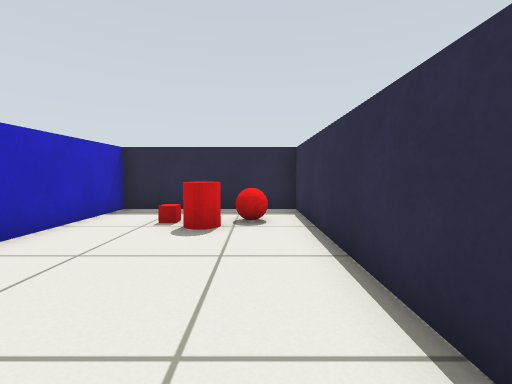
view 1 (above)

12 first-person views from a walk through a Gazebo world. The camera is 0.57 m above the floor, tilts 4° down and sees 90° across. The floor is counted in squares, 0.5 m on a side. Each view is taken from the middle of a square. On the plan, view 1 faces up. The plan holds only what a view shows up to about 12 squares ahead; the rest is blank.

view 2
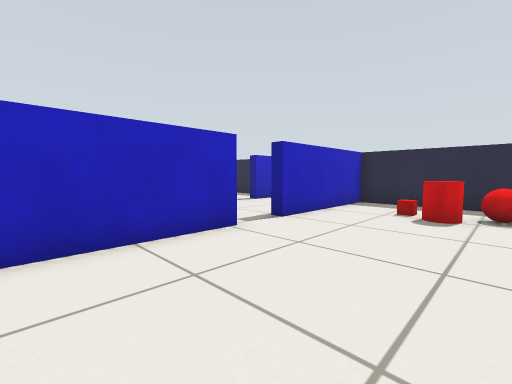

view 3
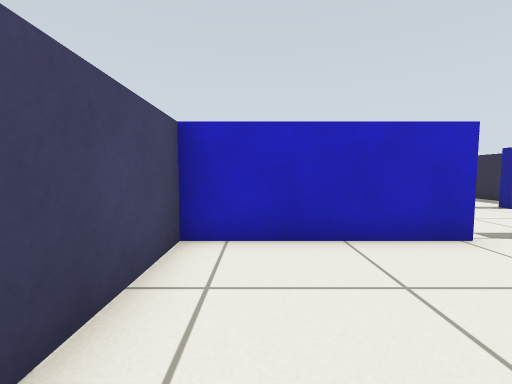

view 4
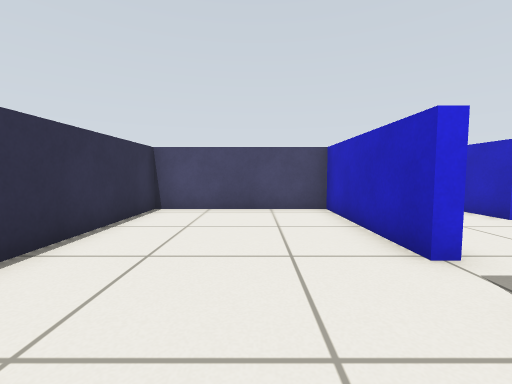

view 5
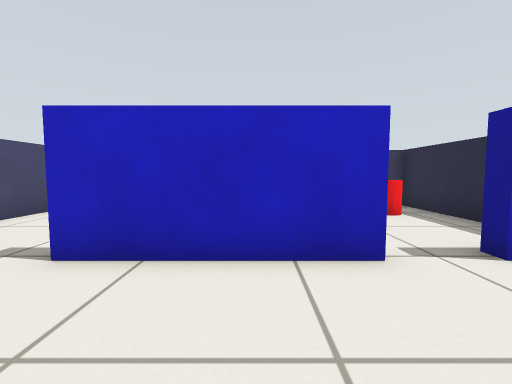

view 6
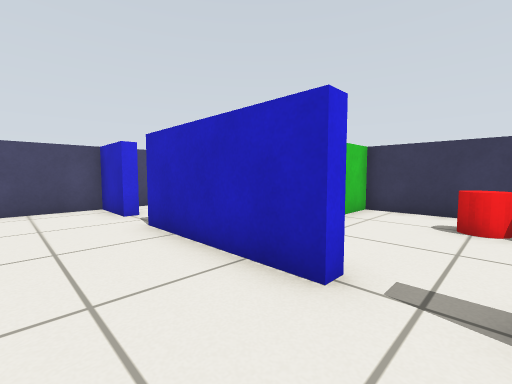

view 7
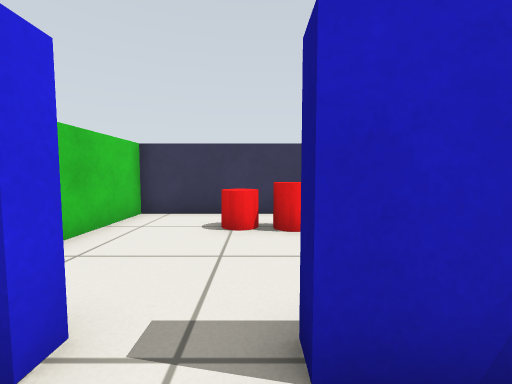

view 8
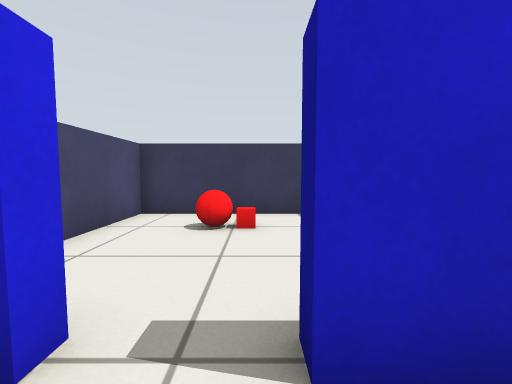

view 9
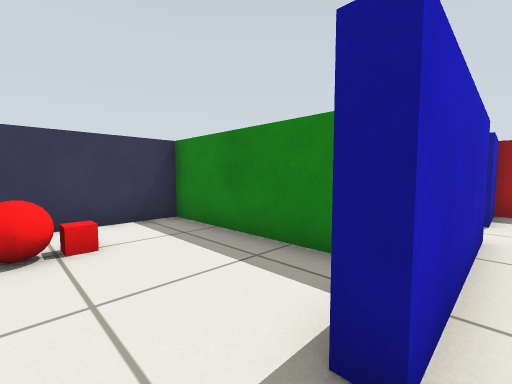

view 10
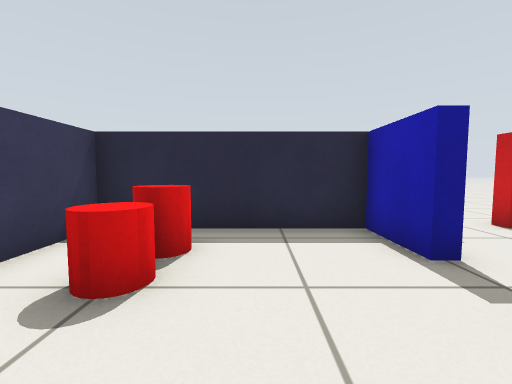

view 11
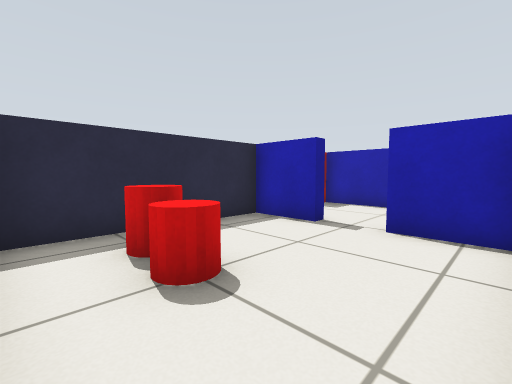

view 12
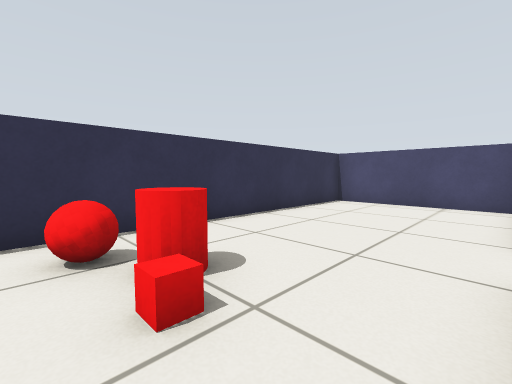

### Floor plan
Ten units are one square. View 1 is at (0, 0); x grows to the right and y downward. Boxes are objects, and circles mark ways between rooms. Rooms are numbered by the first view taken in them; rooms with no view inside come last. Other rooms are left out.
<svg viewBox="-148 -93 166 131">
<path fill="none" stroke="#000" d="M-48 -17 -43 -17 -43 33 13 33 13 -83 -43 -83 -43 -33M-47 -59 -47 -83 -57 -83 -57 -88M-43 -33 -48 -33M-87 -47 -83 -47 -83 -3M-79 -83 -83 -83 -83 -63M-88 13 -83 13 -83 33 -59 33M-87 -29 -87 -47M-83 -63 -87 -63 -87 -83 -143 -83 -143 -27 -112 -27M-83 -3 -88 -3M-98 -23 -143 -23 -143 33 -94 33"/>
<rect x="-25" y="-65" width="10" height="10" fill="#bbb"><title>red box</title></rect>
<rect x="-15" y="-65" width="10" height="20" fill="#bbb"><title>red cylinder</title></rect>
<rect x="-5" y="-65" width="10" height="10" fill="#bbb"><title>red ball</title></rect>
<rect x="-135" y="-65" width="10" height="10" fill="#bbb"><title>red cylinder</title></rect>
<rect x="-125" y="-75" width="10" height="20" fill="#bbb"><title>red cylinder</title></rect>
<rect x="-135" y="5" width="20" height="10" fill="#bbb"><title>red ball</title></rect>
<rect x="-135" y="-5" width="10" height="10" fill="#bbb"><title>red box</title></rect>
<circle cx="-50" cy="-25" r="3" fill="#2a7"/>
<circle cx="-90" cy="-55" r="3" fill="#2a7"/>
<circle cx="-90" cy="5" r="3" fill="#2a7"/>
<text x="-20" y="-20">1</text>
<text x="-60" y="-50">2</text>
<text x="-120" y="-50">3</text>
<text x="-120" y="10">4</text>
</svg>
Room 1 opens to room 2. Room 2 opens to room 3. Room 2 opens to room 4.

Where each view was taken, in squares from view 1:
view 1: 0 up, 0 right, facing up
view 2: 2 down, 0 right, facing up-left
view 3: 2 down, 0 right, facing left
view 4: 5 up, 2 left, facing down
view 5: 3 up, 5 left, facing left
view 6: 6 up, 6 left, facing down-left
view 7: 6 up, 7 left, facing left
view 8: 0 up, 7 left, facing left
view 9: 1 down, 8 left, facing up-left
view 10: 3 up, 11 left, facing up
view 11: 3 up, 14 left, facing up-right
view 12: 7 up, 4 left, facing down-right
